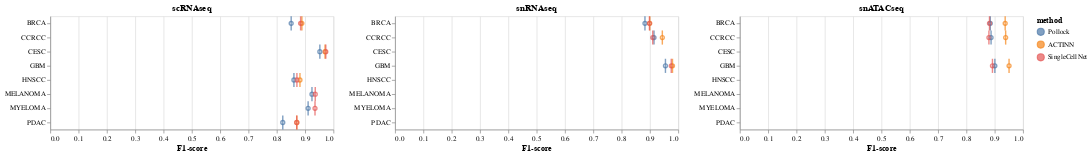

The cell this chart's notebook holds for it:
### Code cell
combined = None
for dtype in dtype_order:
    d = pred_map[dtype]
    df = get_performance_df(d)
    df['disease'] = [x.upper() for x in df['disease']]
    print(df.shape)
    chart = make_point_chart(df) + make_tick_chart(df, title=dtype)
    if combined is None:
        combined = chart
    else:
        combined |= chart
combined.resolve_scale(y='shared')

### Figure 1 — Vega-Lite specification as saved in the notebook (floating-point values rounded to 4 significant figures)
{"config": {"view": {"continuousWidth": 400, "continuousHeight": 300}}, "hconcat": [{"layer": [{"mark": "point", "encoding": {"color": {"type": "nominal", "field": "method", "sort": ["Pollock"]}, "x": {"type": "quantitative", "axis": {"grid": true, "labels": true, "title": "F1-score"}, "field": "f1-score", "scale": {"zero": true}}, "y": {"type": "nominal", "axis": {"title": null}, "field": "disease"}}}, {"mark": {"type": "tick", "thickness": 2}, "encoding": {"color": {"type": "nominal", "field": "method", "sort": ["Pollock"]}, "x": {"type": "quantitative", "axis": {"grid": true, "labels": true, "title": "F1-score"}, "field": "f1-score", "scale": {"zero": true}}, "y": {"type": "nominal", "axis": {"title": null}, "field": "disease"}}, "title": "scRNAseq"}], "data": {"name": "data-84d49a2030eab8ced42a54207b1a72bc"}}, {"layer": [{"mark": "point", "encoding": {"color": {"type": "nominal", "field": "method", "sort": ["Pollock"]}, "x": {"type": "quantitative", "axis": {"grid": true, "labels": true, "title": "F1-score"}, "field": "f1-score", "scale": {"zero": true}}, "y": {"type": "nominal", "axis": {"title": null}, "field": "disease"}}}, {"mark": {"type": "tick", "thickness": 2}, "encoding": {"color": {"type": "nominal", "field": "method", "sort": ["Pollock"]}, "x": {"type": "quantitative", "axis": {"grid": true, "labels": true, "title": "F1-score"}, "field": "f1-score", "scale": {"zero": true}}, "y": {"type": "nominal", "axis": {"title": null}, "field": "disease"}}, "title": "snRNAseq"}], "data": {"name": "data-d50d239276fef2be4c3c423b26c53be9"}}, {"layer": [{"mark": "point", "encoding": {"color": {"type": "nominal", "field": "method", "sort": ["Pollock"]}, "x": {"type": "quantitative", "axis": {"grid": true, "labels": true, "title": "F1-score"}, "field": "f1-score", "scale": {"zero": true}}, "y": {"type": "nominal", "axis": {"title": null}, "field": "disease"}}}, {"mark": {"type": "tick", "thickness": 2}, "encoding": {"color": {"type": "nominal", "field": "method", "sort": ["Pollock"]}, "x": {"type": "quantitative", "axis": {"grid": true, "labels": true, "title": "F1-score"}, "field": "f1-score", "scale": {"zero": true}}, "y": {"type": "nominal", "axis": {"title": null}, "field": "disease"}}, "title": "snATACseq"}], "data": {"name": "data-7fe3587175a3b4e9e9d1f9d03319505b"}}], "resolve": {"scale": {"y": "shared"}}, "$schema": "https://vega.github.io/schema/vega-lite/v4.8.1.json", "datasets": {"data-84d49a2030eab8ced42a54207b1a72bc": [{"disease": "BRCA", "method": "ACTINN", "f1-score": 0.8885}, {"disease": "BRCA", "method": "Pollock", "f1-score": 0.8507}, {"disease": "BRCA", "method": "SingleCellNet", "f1-score": 0.884}, {"disease": "CESC", "method": "ACTINN", "f1-score": 0.9702}, {"disease": "CESC", "method": "Pollock", "f1-score": 0.9519}, {"disease": "CESC", "method": "SingleCellNet", "f1-score": 0.9729}, {"disease": "HNSCC", "method": "ACTINN", "f1-score": 0.8817}, {"disease": "HNSCC", "method": "Pollock", "f1-score": 0.8603}, {"disease": "HNSCC", "method": "SingleCellNet", "f1-score": 0.8709}, {"disease": "MELANOMA", "method": "Pollock", "f1-score": 0.9241}, {"disease": "MELANOMA", "method": "SingleCellNet", "f1-score": 0.9357}, {"disease": "MYELOMA", "method": "Pollock", "f1-score": 0.9105}, {"disease": "MYELOMA", "method": "SingleCellNet", "f1-score": 0.9348}, {"disease": "PDAC", "method": "ACTINN", "f1-score": 0.8707}, {"disease": "PDAC", "method": "Pollock", "f1-score": 0.821}, {"disease": "PDAC", "method": "SingleCellNet", "f1-score": 0.8702}], "data-d50d239276fef2be4c3c423b26c53be9": [{"disease": "BRCA", "method": "ACTINN", "f1-score": 0.8993}, {"disease": "BRCA", "method": "Pollock", "f1-score": 0.8824}, {"disease": "BRCA", "method": "SingleCellNet", "f1-score": 0.8982}, {"disease": "CCRCC", "method": "ACTINN", "f1-score": 0.9437}, {"disease": "CCRCC", "method": "Pollock", "f1-score": 0.9144}, {"disease": "CCRCC", "method": "SingleCellNet", "f1-score": 0.9098}, {"disease": "GBM", "method": "ACTINN", "f1-score": 0.9796}, {"disease": "GBM", "method": "Pollock", "f1-score": 0.9547}, {"disease": "GBM", "method": "SingleCellNet", "f1-score": 0.9752}], "data-7fe3587175a3b4e9e9d1f9d03319505b": [{"disease": "BRCA", "method": "ACTINN", "f1-score": 0.9369}, {"disease": "BRCA", "method": "Pollock", "f1-score": 0.8842}, {"disease": "BRCA", "method": "SingleCellNet", "f1-score": 0.8815}, {"disease": "CCRCC", "method": "ACTINN", "f1-score": 0.9386}, {"disease": "CCRCC", "method": "Pollock", "f1-score": 0.8871}, {"disease": "CCRCC", "method": "SingleCellNet", "f1-score": 0.8795}, {"disease": "GBM", "method": "ACTINN", "f1-score": 0.9506}, {"disease": "GBM", "method": "Pollock", "f1-score": 0.9004}, {"disease": "GBM", "method": "SingleCellNet", "f1-score": 0.8919}]}}
